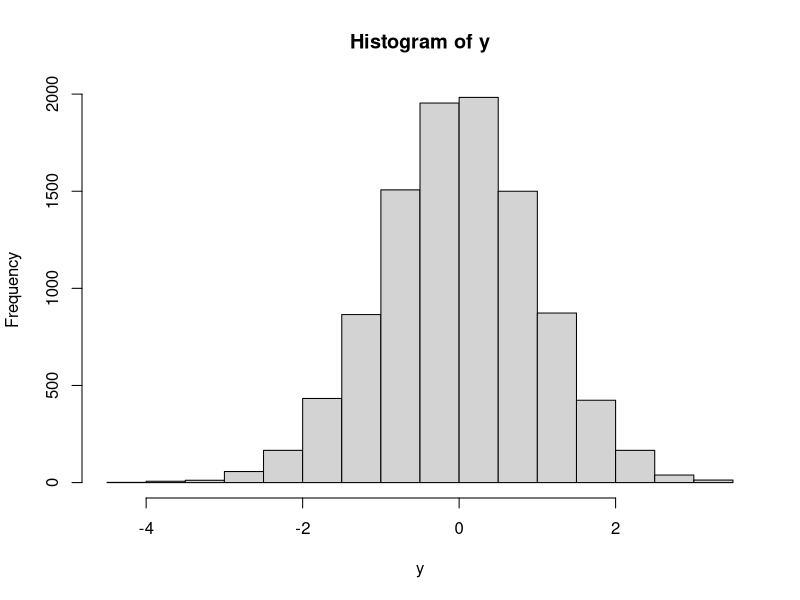

This figure's R source:
## EXERCISES 9 #####################################################################

# 9.1. Write a function that when passed a number, returns the number squared, the number cubed, and the square root of the number.

f1<-function(x){
  
  print(x^2)
  print(x^3)
  print(sqrt(x))
}
 
f1(2) #testing

# 9.2. Write a function that when passed a numeric vector, prints the value of the mean and standard deviation to the screen 

f2<-function(y){
  
  print(mean(y))
  print(sd(y))
  hist(y)
}

f2(rnorm(10000)) # testing

# 9.3. Management requires a function that calculates the sum of the lengths of 3 vectors. Write the function.

f3<-function(z1,z2,z3){
  
  a<-length(z1)
  b<-length(z2)
  c<-length(z3)
  sum<-a+b+c
  print(sum)
  
}

f3((1:8),(1:4),(1:5)) #testing  
